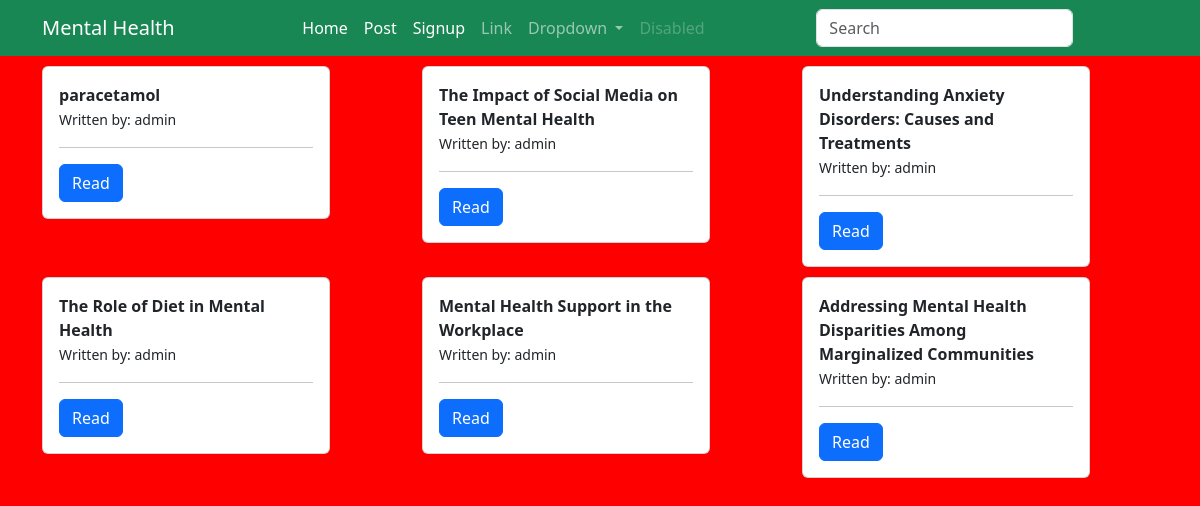
Page /post/ on the committed database.
### core/models.py (models this page shows, shortened)
class Article(models.Model):
    title = models.CharField(max_length=200)
    content = models.TextField()
    created_at = models.DateTimeField(auto_now_add=True)
    author = models.ForeignKey(User, on_delete=models.CASCADE)

### core/views.py (the view)
# urls.py: path("post/", views.post, name="post"),
def post(request):
    articles = Article.objects.all()
    context = {'articles': articles}
    return render(request, 'core/post.html', context)

### templates/core/post.html (shortened to what this page needs)
{% extends 'core/base.html' %}
{% block content %}
<div class="row">
    {% for article in articles %}
        <div class="col">
        <div class="card" style="width: 18rem; margin-top: 10px;">
            <div class="card-body">
                <div><strong>{{ article.title }}</strong></div>
                <small>Written by: {{ article.author }}</small>
                <hr>
                <a href="{% url 'core:post' %}" class="btn btn-primary">Read</a>
            </div>
        </div>
    </div>
    {% endfor %}
</div>
{% endblock content %}

### templates/core/base.html (shortened to what this page needs)
{% load static %}
<!doctype html>
<html lang="en">
  <head>
    <link href="https://cdn.jsdelivr.net/npm/bootstrap@5.3.3/dist/css/bootstrap.min.css" rel="stylesheet">
    <link rel="stylesheet" href="{% static 'css/styles.css' %}">
  </head>
  <body>
    <nav class="navbar navbar-expand-lg bg-success navbar-dark">
  <div class="container-fluid container">
    <a class="navbar-brand" href="#">Mental Health</a>
    <div class="collapse navbar-collapse" id="navbarSupportedContent">
      <ul class="navbar-nav mx-auto mb-2 mb-lg-0">
        <li class="nav-item">
          <a class="nav-link active" aria-current="page" href="{% url 'core:home' %}">Home</a>
        </li>
         <li class="nav-item">
           <a class="nav-link active" aria-current="page" href="{% url 'core:post' %}">Post</a>
         </li>
         <li class="nav-item">
           <a class="nav-link active" aria-current="page" href="{% url 'core:signup' %}">Signup</a>
         </li>
        <li class="nav-item">
          <a class="nav-link" href="#">Link</a>
        </li>
        <li class="nav-item dropdown">
          <a class="nav-link dropdown-toggle" href="#" role="button" data-bs-toggle="dropdown" aria-expanded="false">
            Dropdown
          </a>
        </li>
        <li class="nav-item">
          <a class="nav-link disabled" aria-disabled="true">Disabled</a>
        </li>
      </ul>
      <form class="d-flex" role="search">
        <input class="form-control me-2" type="search" placeholder="Search" aria-label="Search">
        <button class="btn btn-outline-success" type="submit">Search</button>
      </form>
    </div>
    </div>
 </nav>
    <div class="container">
       {% block content %}
       {% endblock content %}
    </div>
  </body>
</html>

### static/css/styles.css (style rules this page uses)
body { background-color: red; }

### rows in the picture
Article: title "paracetamol", author "admin"
Article: title "The Impact of Social Media on Teen Mental Health", author "admin"
Article: title "Understanding Anxiety Disorders: Causes and Treatments", author "admin"
Article: title "The Role of Diet in Mental Health", author "admin"
Article: title "Mental Health Support in the Workplace", author "admin"
Article: title "Addressing Mental Health Disparities Among Marginalized Communities", author "admin"
